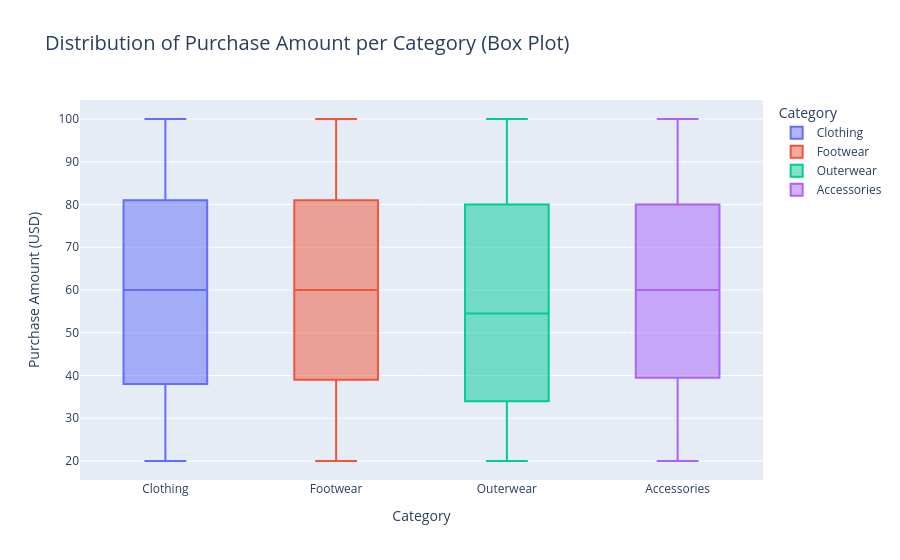

Notebook cell for this chart:
### Code cell
#2 Box Plot – Distribution of Purchase Amount per Category
box_fig = px.box(
    df, x='Category', y='Purchase Amount (USD)', color='Category',
    title='Distribution of Purchase Amount per Category (Box Plot)'
)
box_fig.update_layout(title_font_size=20)
box_fig.show()

### Figure 1 — Plotly figure (JSON) as saved in the notebook; plotly's stock layout.template omitted (floating-point values rounded to 4 significant figures; data arrays with more than 128 entries replaced by an {"elided": "..."} marker saying what was removed)
{"data": [{"alignmentgroup": "True", "hovertemplate": "Category=%{x}<br>Purchase Amount (USD)=%{y}<extra></extra>", "legendgroup": "Clothing", "marker": {"color": "#636efa"}, "name": "Clothing", "notched": false, "offsetgroup": "Clothing", "orientation": "v", "showlegend": true, "type": "box", "x": {"elided": "1737 str values"}, "x0": " ", "xaxis": "x", "y": {"elided": "1737 int values"}, "y0": " ", "yaxis": "y"}, {"alignmentgroup": "True", "hovertemplate": "Category=%{x}<br>Purchase Amount (USD)=%{y}<extra></extra>", "legendgroup": "Footwear", "marker": {"color": "#EF553B"}, "name": "Footwear", "notched": false, "offsetgroup": "Footwear", "orientation": "v", "showlegend": true, "type": "box", "x": {"elided": "599 str values"}, "x0": " ", "xaxis": "x", "y": {"elided": "599 int values"}, "y0": " ", "yaxis": "y"}, {"alignmentgroup": "True", "hovertemplate": "Category=%{x}<br>Purchase Amount (USD)=%{y}<extra></extra>", "legendgroup": "Outerwear", "marker": {"color": "#00cc96"}, "name": "Outerwear", "notched": false, "offsetgroup": "Outerwear", "orientation": "v", "showlegend": true, "type": "box", "x": {"elided": "324 str values"}, "x0": " ", "xaxis": "x", "y": {"elided": "324 int values"}, "y0": " ", "yaxis": "y"}, {"alignmentgroup": "True", "hovertemplate": "Category=%{x}<br>Purchase Amount (USD)=%{y}<extra></extra>", "legendgroup": "Accessories", "marker": {"color": "#ab63fa"}, "name": "Accessories", "notched": false, "offsetgroup": "Accessories", "orientation": "v", "showlegend": true, "type": "box", "x": {"elided": "1240 str values"}, "x0": " ", "xaxis": "x", "y": {"elided": "1240 int values"}, "y0": " ", "yaxis": "y"}], "layout": {"boxmode": "overlay", "legend": {"title": {"text": "Category"}, "tracegroupgap": 0}, "title": {"font": {"size": 20}, "text": "Distribution of Purchase Amount per Category (Box Plot)"}, "xaxis": {"anchor": "y", "categoryarray": ["Clothing", "Footwear", "Outerwear", "Accessories"], "categoryorder": "array", "domain": [0, 1], "title": {"text": "Category"}}, "yaxis": {"anchor": "x", "domain": [0, 1], "title": {"text": "Purchase Amount (USD)"}}}}
